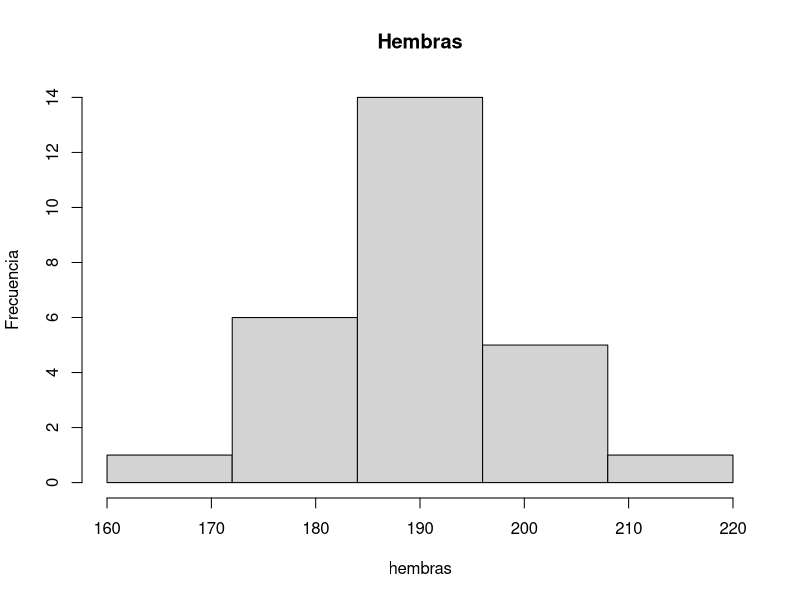
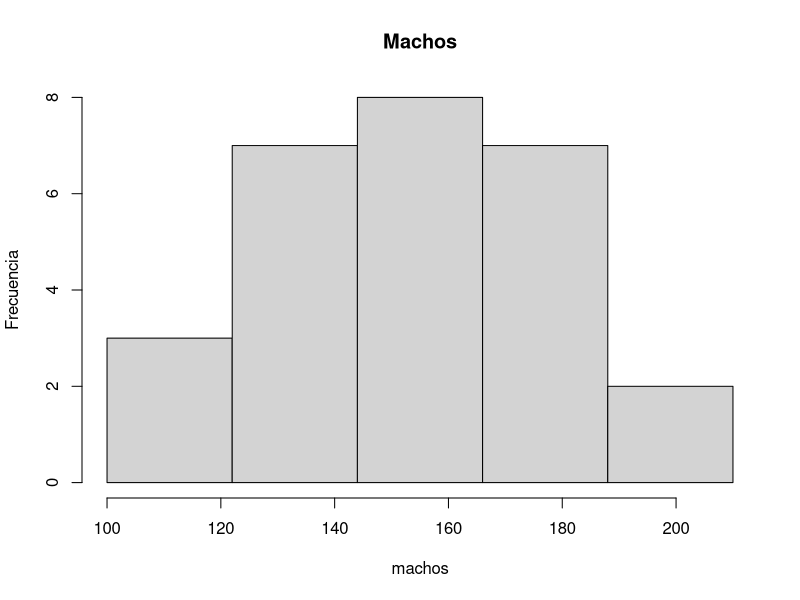
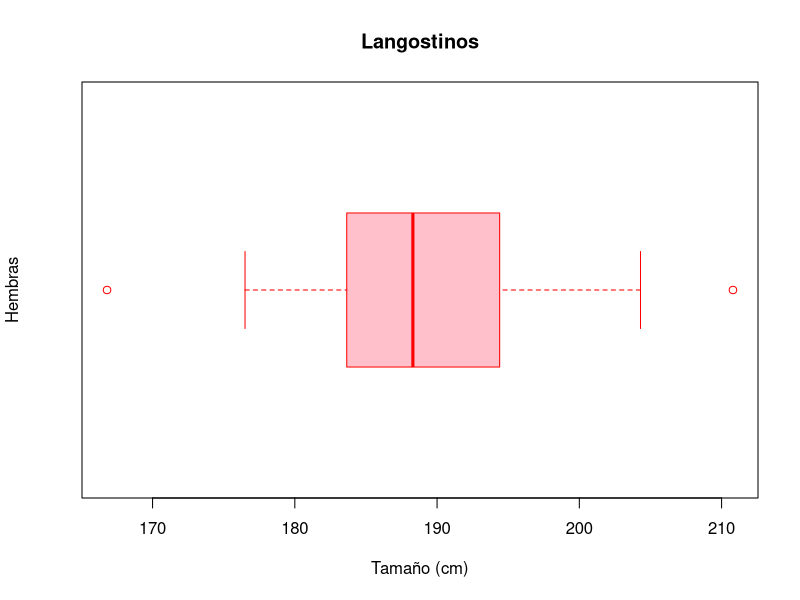
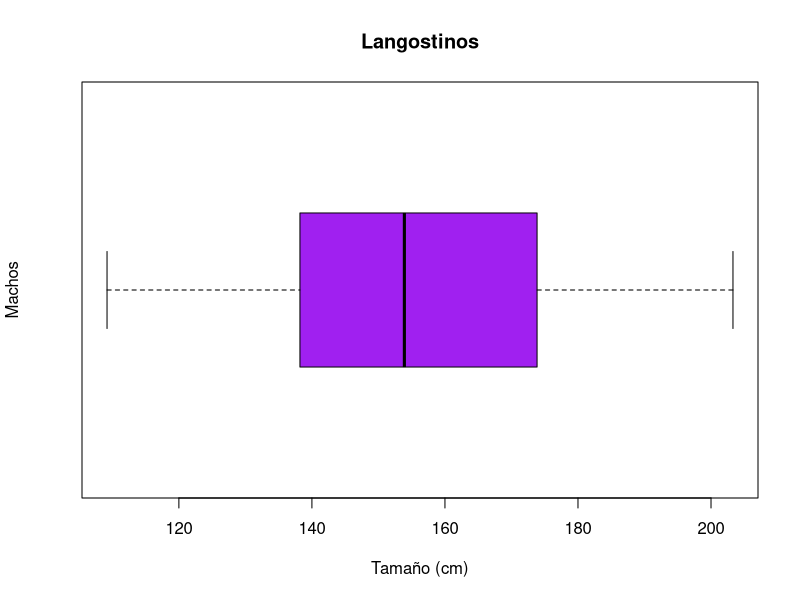
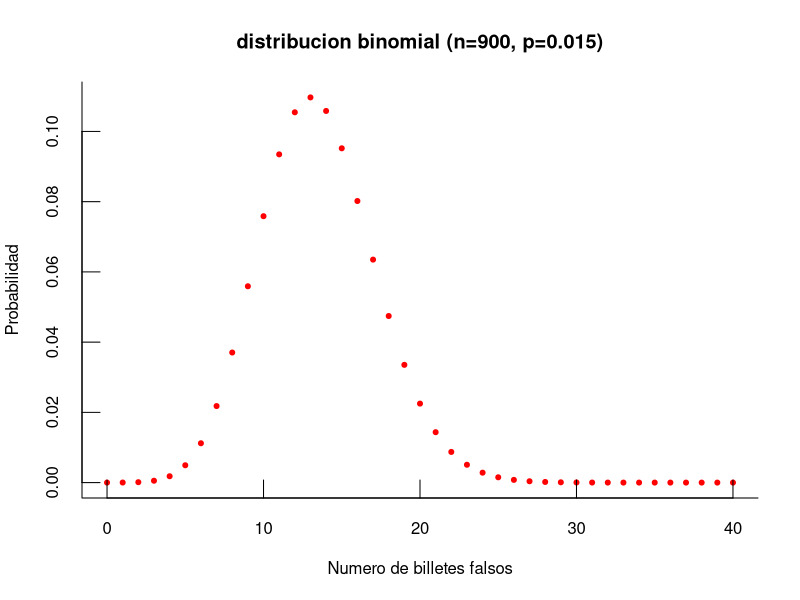
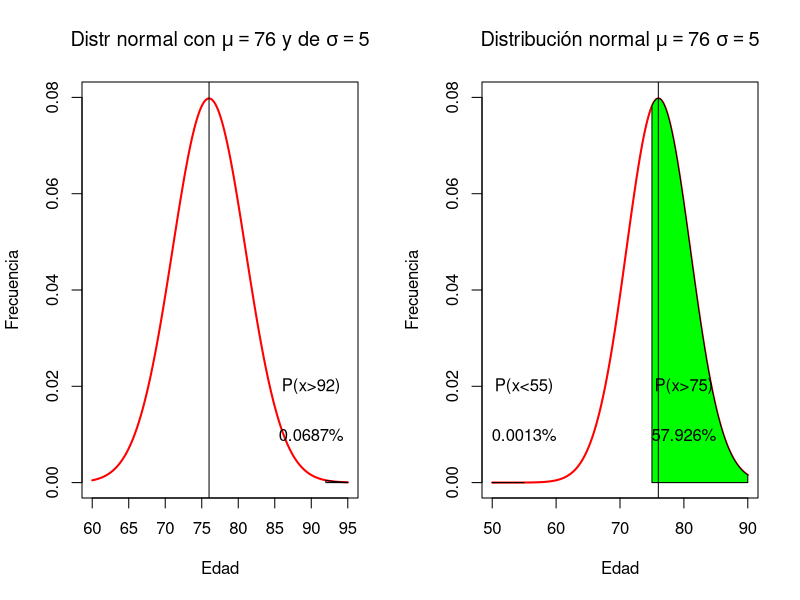

Here is the R script that generated these plots, in order:
## ---- chunk 1

hembras = c(183.2, 184.1, 183.1, 204.3, 176.5, 179.0, 188.3, 186.8, 202.2, 185.5, 190.0, 178.1, 193.2, 180.4, 184.3, 189.2, 189.1, 203.1, 166.8, 196.3, 193.3, 187.3, 185.8, 189.3, 195.5, 202.4, 210.8 )

length(hembras)
## ---- chunk 2
machos = c(140.9, 121.7, 173.8, 154.5, 109.2, 150.7, 203.3, 163, 137.7, 173.9, 177.4, 154.8, 177.5, 153.4, 138.7, 136.7, 165.3, 126.7, 118.9, 140, 192.7, 134.4, 175, 169.8, 153.9, 176.7, 150)
length(machos)
## ---- chunk 3
hist(hembras, breaks = seq(160,220, by = 12), main = 'Hembras', ylab = 'Frecuencia')

hist(machos, breaks = seq(100,210, by =22), main = 'Machos', ylab = 'Frecuencia')
## ---- chunk 4
promedioh = mean(hembras)
promediom = mean(machos)

desviacionsh = sd(hembras)
desviacionsm = sd(machos)
## ---- chunk 5
boxplot(hembras, main = "Langostinos", xlab = "Tamaño (cm)", ylab = "Hembras",
        col = "pink", border = "red", horizontal = TRUE, notch = FALSE)

boxplot(machos, main = "Langostinos", xlab = "Tamaño (cm)", ylab = "Machos",
        col = "purple", border = "black", horizontal = TRUE, notch = FALSE)
## ---- chunk 6
#x -> # billetes falsos
#n -> 900 billetes
#p -> 0.015

#p(x<=25)=p(x=1)+p(x=2)+p(x=3)+...+p(x=25)

cat("La probabilidad de recibir a lo sumo 25 billetes falsos es: ",pbinom(25,900,0.015))
## ---- chunk 7
cat("La probabilidad de recibir entre 20 y 30 billetes falsos es de: ",pbinom(30,900,0.015) - pbinom(20,900,0.015))
## ---- chunk 8
cat("La probabilidad de recibir mas de 10 billetes falsos es de: ",pbinom(10,900,0.015,F))
## ---- chunk 9
plot(0:40,dbinom(0:40,900,0.015),xlab = " Numero de billetes falsos ", 
     ylab = "Probabilidad",main="distribucion binomial (n=900, p=0.015)", 
     pch=20, col="red", bty="l", tcl=0.9);
## ---- chunk 10
cant = ((1-pnorm(92,76,5))*100)
cat("La cantidad de habitantes que superaran los 92 años es de: ",floor((100000* ((cant))/100 )))
par(mfrow = c(1,2))
x <- seq(60, 95, 0.1)
plot(x, dnorm(x, mean = 76, sd = 5), type = "l",
     ylim = c(0, 0.08), xlab = "Edad", ylab = "Frecuencia", 
     main=expression(paste("Distr normal con ",mu==76," y de ", sigma==5)), 
     lwd = 2, col = "red")
regionX=seq(92,95,0.01)            
xP <- c(92,regionX,95)  
yP <- c(0,dnorm(regionX,76,5),0)
polygon(xP,yP)
text(90, 0.02, "P(x>92)")
text(90, 0.01, "0.0687%")
abline(v = 76)
## ---- chunk 11
cat("Los que viviran menos de 55 son un porsentaje de: ",pnorm(55,76,5)*100)
cat("\nLos que viviran mas de 75 son un porcentaje de: ",(1-pnorm(75,76,5))*100)
x <- seq(50, 90, 0.1)
plot(x, dnorm(x, mean = 76, sd = 5), type = "l",
     ylim = c(0, 0.08), xlab = "Edad", ylab = "Frecuencia", 
     main=expression(paste("Distribución normal ",mu==76," ", sigma==5)), 
     lwd = 2, col = "red")
firstReg = seq(50,55,0.01)            
xP <- c(50,firstReg,55)  
yP <- c(0,dnorm(firstReg,76,5),0)
polygon(xP,yP,col="blue")
secondReg = seq(75,90,0.01)            
xP <- c(75,secondReg,90)  
yP <- c(0,dnorm(secondReg,76,5),0)
polygon(xP,yP,col="green")
text(55, 0.02, "P(x<55)")
text(55, 0.01, "0.0013%")
text(80, 0.02, "P(x>75)")
text(80, 0.01, "57.926%")
abline(v = 76)
cat("\nCon un porcentaje total de: ",((1-pnorm(75,76,5))+pnorm(55,76,5))*100)
